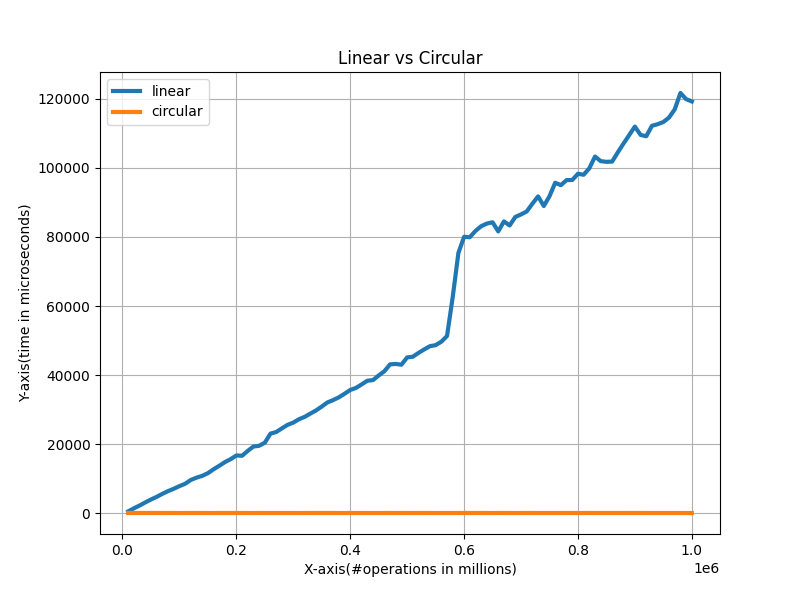

Generate this figure with Python:
import matplotlib.pyplot as plt

# Load data from files
linear_x, linear_y = [], []
with open('linear.data') as f:
    for line in f:
        if line.strip():
            x, y = map(float, line.strip().split())
            linear_x.append(x)
            linear_y.append(y)

circular_x, circular_y = [], []
with open('circular.data') as f:
    for line in f:
        if line.strip():
            x, y = map(float, line.strip().split())
            circular_x.append(x)
            circular_y.append(y)

# Plotting
plt.figure(figsize=(8, 6))
plt.plot(linear_x, linear_y, label='linear', linewidth=3)
plt.plot(circular_x, circular_y, label='circular', linewidth=3)

plt.xlabel('X-axis(#operations in millions)')
plt.ylabel('Y-axis(time in microseconds)')
plt.title('Linear vs Circular')
plt.legend()
plt.grid(True)

# Save to file
plt.savefig('plot.png', dpi=100)
plt.close()
